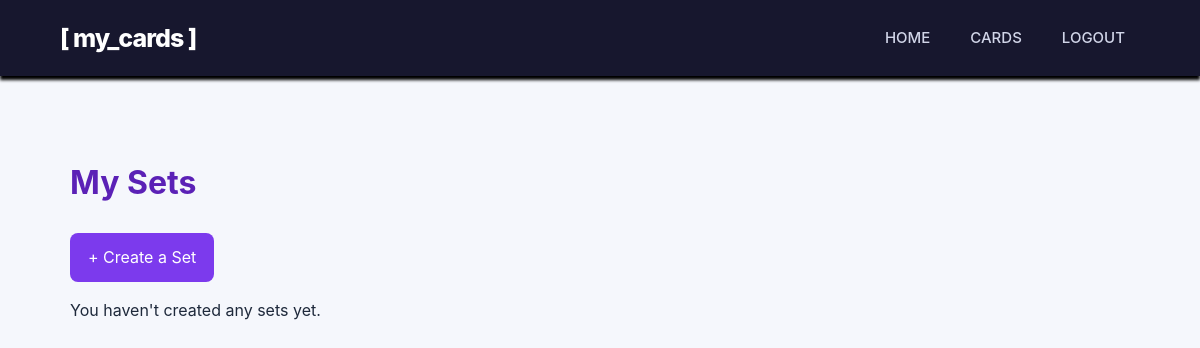
Page /sets (signed in) on the earlier database version.
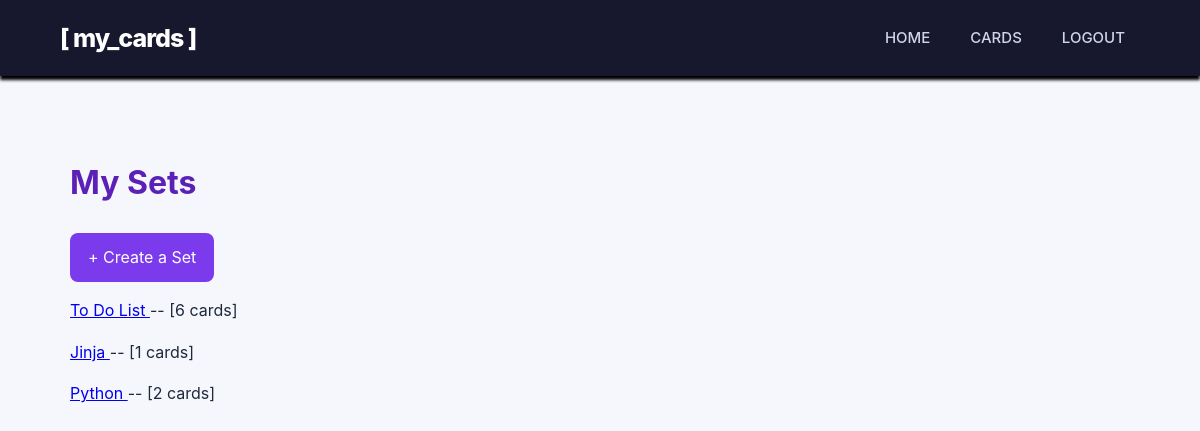
Same page on the later database version.
### papo_cito.py (models this page shows)
class CardSet(db.Model):
    __tablename__ = "card_sets"
    id = db.Column(db.Integer, primary_key=True)
    name = db.Column(db.String(100), nullable=False)
    user_id = db.Column(db.Integer, db.ForeignKey("pot_users.id"), nullable=False)
    cards = db.relationship("Card", secondary=card_set_cards, backref=db.backref("sets", lazy="select"))

### papo_cito.py (the view)
@app.route("/sets")
def my_sets():
    if "user_id" not in session:
        return redirect(url_for("login"))
    sets = CardSet.query.filter_by(
            user_id=session["user_id"]
            ).order_by(CardSet.id.asc()).all()
    return render_template("sets.html", sets=sets)

### templates/sets.html (shortened to what this page needs)
{% extends "base.html" %}
{% block content %}
<div class="cards-page">
	<h1>My Sets</h1>
	<a class="create-button"
	   href="{{ url_for('create_set') }}">
		+ Create a Set
	</a>
	{% for card_set in sets %}
		<p>
		<a href="{{ url_for("view_set", set_id=card_set.id) }}">
				{{ card_set.name }}
		</a>
			-- [{{ card_set.cards|length }} cards]
		</p>
	{% else %}
		<p>You haven't created any sets yet.</p>
	{% endfor %}
</div>
{% endblock %}

### templates/base.html (shortened to what this page needs)
<!DOCTYPE html>
<html lang="en">
<head>
	<link rel="stylesheet" href="{{ url_for('static', filename='css/style.css') }}">
</head>
<body>
	<nav class="navbar">
		<div class="nav-container">
			<a class="logo" href="{{ url_for('all_cards') }}" >[ my_cards ]    </a>
			<div class="nav-links">
				{% if session.get("user_id") %}
					<a href= "{{ url_for('home') }}">HOME</a>
					<a href= "{{ url_for('all_cards') }}">CARDS</a>
					<a href= "{{ url_for('logout') }}">LOGOUT</a>
				{% else %}
					<a href= "{{ url_for('login') }}">LOGIN</a>
					<a href= "{{ url_for('register') }}">REGISTER</a>
				{% endif %}
			</div>
		</div>
	</nav>
	<main class="thic-breast">
		{% block content %}
		{% endblock %}
	</main>
</body>
</html>

### static/css/style.css (style rules this page uses)
:root { --primary: #635bff; --primary-dark: #4f46e5; --background: #f5f7fc; --surface: #ffffff; --text: #1e293b; --muted: #64748b; --border: #e2e8f0; }
* { box-sizing: border-box; }
body { margin: 0; font-family: -apple-system, BlinkMacSystemFont, "Segoe UI", Roboto, sans-serif; background: var(--background); color: var(--text); line-height: 1.6; }
.logo { color: #ffffff; font-size: 25px; font-weight: 800; letter-spacing: -1px; text-decoration: none; white-space: nowrap; }
.navbar { background: #17172e; padding: 16px 0; box-shadow: 0 4px 3px rgba(0, 0, 0.12); position: sticky; top: 0; z-index: 1000; }
.nav-container { width: 90%; max-width: 1200px; margin: 0 auto; display:flex; align-items: center; justify-content: space-between; gap: 24px; }
.nav-links { display: flex; align-items: center; gap: 10px; }
.nav-links a { color: #d1d5e8; text-decoration: none; font-size: 15px; font-weight:500; padding: 10px 15px; border-radius: 10px; transition: background 0.2s ease, color 0.2s ease, transform 0.2s ease; }
.cards-page { max-width: 1100px; margin:40px auto; padding: 20px; }
.cards-page h1 { color: #5b21b6; margin-bottom: 24px; }
.create-button { display: inline-block; padding: 12px 18px; border-radius: 8px; background: #7c3aed; color: white; text-decoration: none; }

Differences in the rows shown:
added CardSet: name "To Do List", cards|length "6"
added CardSet: name "Jinja", cards|length "1"
added CardSet: name "Python", cards|length "2"
Other differences:
text no longer shown: "You haven't created any sets yet."
